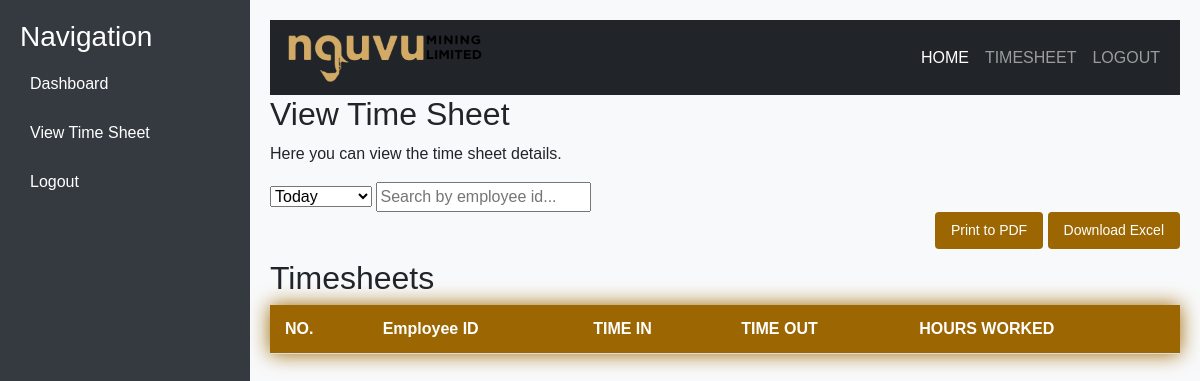
Page /view_timesheet/ (signed in) on the earlier database version.
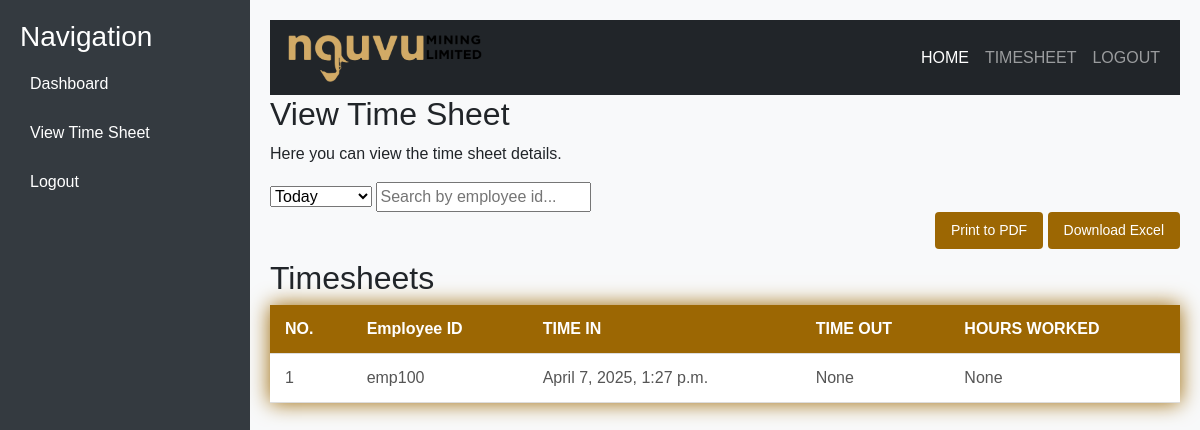
Same page on the later database version.
### timesheet/models.py (models this page shows, shortened)
class EmployeeTimesheet(models.Model):
    employee = models.ForeignKey(Employee, on_delete=models.CASCADE)  # Create relationship with Employee
    check_in_time = models.DateTimeField(null=True)  # Auto timestamp for sign-in
    check_out_time = models.DateTimeField(null=True, blank=True)  # Sign-out time
    hours_on_site = models.CharField(null=True, blank=True, max_length=30)
    hours_worked = models.IntegerField(null=True, blank=True)

class Employee(AbstractUser):
    username = models.CharField(max_length=100, unique=True, default=False)
    fullname = models.CharField(max_length=120,default=False)
    employee_id = models.CharField(max_length=10, unique=True)
    department = models.CharField(max_length=100)
    role = models.CharField(max_length=50)
    password = models.CharField(max_length=128, default=False)
    face_photo = models.ImageField(upload_to='employee_faces/', null=True, blank=True)  # Add this line

### timesheet/views.py (the view)
# urls.py: path('view_timesheet/', views.view_sheet, name='view_timesheet'),
@user_passes_test(is_admin)
def view_sheet(request):
    today = timezone.now().date()
    time_range = request.GET.get('time_range', 'today')
    if time_range == 'today':
        start_date = today
        end_date = today
    elif time_range == 'one_week':
        start_date = today - timedelta(weeks=1)
        end_date = today
    elif time_range == 'one_month':
        start_date = today - timedelta(weeks=4)
        end_date = today
    elif time_range == 'one_year':
        start_date = today - timedelta(days=365)
        end_date = today
    elif time_range == 'all':
        timesheets = EmployeeTimesheet.objects.all().select_related('employee')
        return render(request, 'view_sheet.html', {'timesheets': timesheets, 'time_range': time_range})
    else:
        start_date = today
        end_date = today
    timesheets = EmployeeTimesheet.objects.filter(check_in_time__date__range=[start_date, end_date]).select_related('employee')
    return render(request, 'view_sheet.html', {'timesheets': timesheets, 'time_range': time_range})

### timesheet/views.py (called while the page is built)
def is_admin(user):
    return user.is_superuser

### templates/view_sheet.html (shortened to what this page needs)
{% extends 'base_dashboard.html' %}
{% block content %}
    <div id="view-time-sheet">
        <h2>View Time Sheet</h2>
        <p>Here you can view the time sheet details.</p>
        <div class="all_users">
            <div class="filter-container">
                <select id="timeRangeFilter" onchange="filterByTimeRange()">
                    <option value="today" {% if time_range == 'today' %}selected{% endif %}>Today</option>
                </select>
                <input type="text" id="searchInput" placeholder="Search by employee id..." value="{{ request.GET.search }}" onkeyup="filterTable()"/>
            </div>
            <div class="table-container">
                <div class="print-container">
                    <button onclick="printTable()">Print to PDF</button>
                    <button onclick="downloadExcel()">Download Excel</button>
                </div>
                <h2>Timesheets</h2>
                <table id="preferencesTable">
                    <thead>
                        <tr>
                            <th>NO.</th>
                            <th>Employee ID</th>
                            <th>TIME IN</th>
                            <th>TIME OUT</th>
                            <th>HOURS WORKED</th>
                        </tr>
                    </thead>
                    <tbody>
                        {% for timesheet in timesheets %}
                        <tr>
                            <td>{{ forloop.counter }}</td>
                            <td>{{ timesheet.employee.employee_id }}</td>
                            <td>{{ timesheet.check_in_time }}</td>
                            <td>{{ timesheet.check_out_time }}</td>
                            <td>{{ timesheet.hours_on_site }}</td>
                        </tr>
                        {% endfor %}
                    </tbody>
                </table>
            </div>
        </div>
    </div>
{% endblock %}

### templates/base_dashboard.html (shortened to what this page needs)
{% load static %}
<!DOCTYPE html>
<html lang="en">
<head>
    <link href="https://cdn.jsdelivr.net/npm/bootstrap@5.3.0-alpha1/dist/css/bootstrap.min.css" rel="stylesheet">
    <link rel="stylesheet" href="https://cdnjs.cloudflare.com/ajax/libs/font-awesome/6.0.0-beta3/css/all.min.css">
</head>
<body>
    <div class="sidebar">
        <h3>Navigation</h3>
        <a href="{% url 'admin_dashboard' %}">Dashboard</a>
        <a href="{% url 'view_timesheet' %}">View Time Sheet</a>
        <a href="{% url 'logout'%}">Logout</a>
    </div>
    <div class="main-content">
        <nav class="navbar navbar-expand-lg navbar-dark bg-dark">
            <div class="container-fluid">
                <a class="navbar-brand" href="{% url 'index'%}">
                    <img src="{% static 'img/nguvu_black-retina.png' %}" alt="NGUVU LIMITED">
                </a>
                <div class="collapse navbar-collapse" id="navbarNav">
                    <ul class="navbar-nav ms-auto">
                        <li class="nav-item">
                            <a class="nav-link active" href="{% url 'index' %}">HOME</a>
                        </li>
                        <li class="nav-item">
                            <a class="nav-link" href="{% url 'sign_in' %}">TIMESHEET</a>
                        </li>
                        <li class="nav-item">
                            <a class="nav-link" href="{% url 'logout'%}">LOGOUT</a>
                        </li>
                    </ul>
                </div>
            </div>
        </nav>
        {% block content %}
        {% endblock %}
    </div>
</body>
</html>

### templates/base_dashboard.html (style rules this page uses)
body { font-family: Arial, sans-serif; margin: 0; padding: 0; display: flex; min-height: 100vh; }
.sidebar { width: 250px; background-color: #343a40; color: white; padding: 20px; height: 100vh; position: fixed; top: 0; left: 0; }
.sidebar a { color: white; text-decoration: none; display: block; padding: 10px; margin: 5px 0; border-radius: 5px; }
.main-content { margin-left: 250px; padding: 20px; flex-grow: 1; background-color: #f8f9fa; }
.navbar-brand img { width: 200px; height: auto; }
.table-container { flex-grow: 1; }
.print-container { text-align: right; margin-bottom: 10px; }
.print-container button { background-color: rgb(156, 103, 3); color: #fff; border: none; padding: 8px 16px; font-size: 14px; border-radius: 4px; cursor: pointer; }
table { width: 100%; border-collapse: collapse; box-shadow: 0 0 20px rgb(156, 103, 3); background-color: #fff; }
th, td { padding: 12px 15px; text-align: left; border-bottom: 1px solid #ddd; }
th { background-color: rgb(156, 103, 3); font-weight: bold; color: #fff; }
td { vertical-align: top; color: #555; }

Differences in the rows shown:
added EmployeeTimesheet: employee.employee_id "emp100", check_in_time "April 7, 2025, 1:27 p.m.", check_out_time "None", hours_on_site "None"
